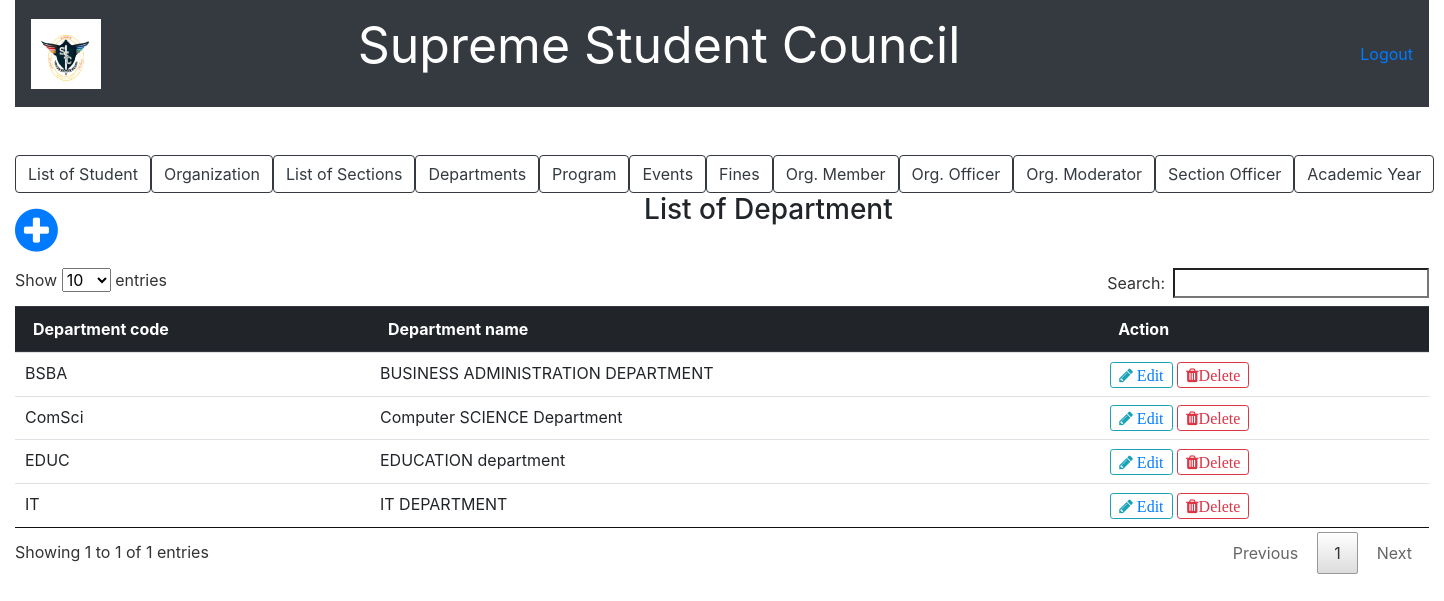
Before: /list_of_department.php with the older database file.
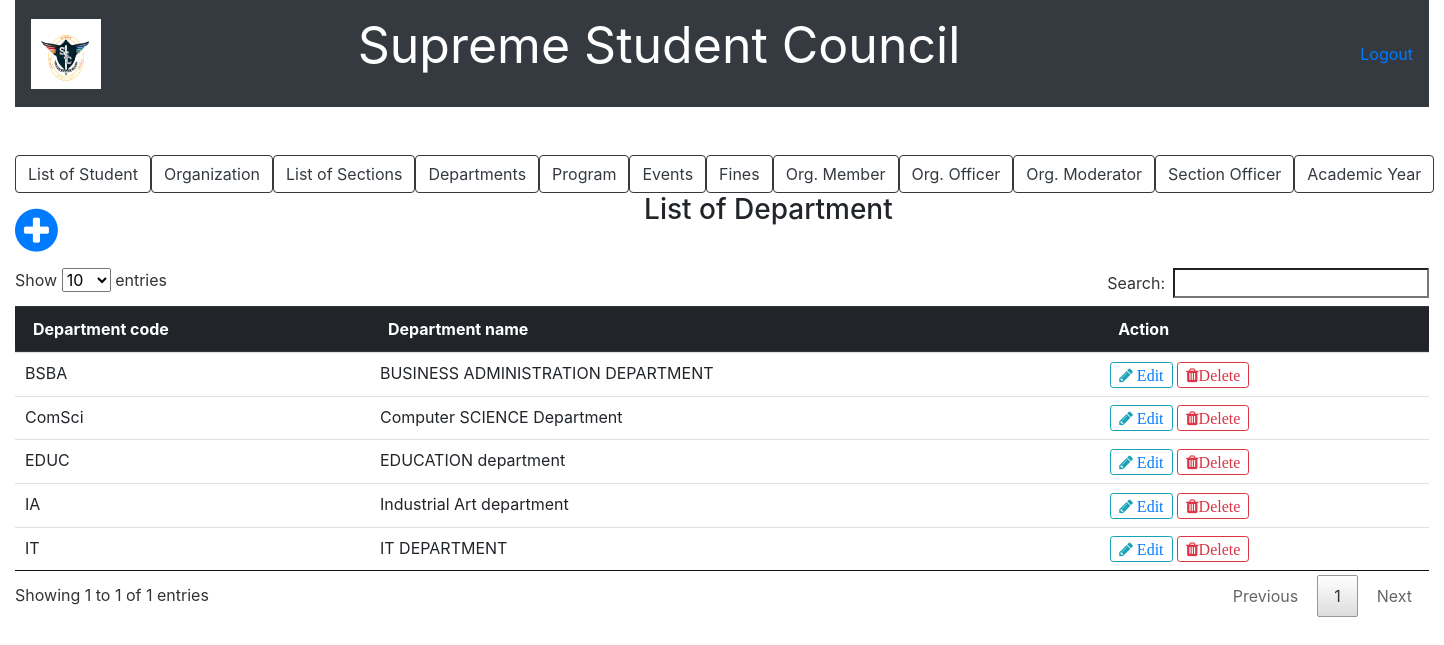
After: the same page with the newer database file.
### tables this page shows
CREATE TABLE `department` (
  `department_code` char(10) NOT NULL,
  `department_name` varchar(50) NOT NULL
);

### list_of_department.php (the view, shortened to what this page needs)
<?php include('server.php'); ?>
<!DOCTYPE html>
<html>
<head>
		<link rel="stylesheet" href="bootstrap/css/bootstrap.min.css">
		<link rel = "stylesheet" href = "font-awesome-4.7.0/font-awesome-4.7.0/css/font-awesome.min.css">
		<link href = "css/style.css" rel = "stylesheet" type = "text/css" >
		<link href = "css/jquery.dataTables.min.css" rel = "stylesheet" type = "text/css" >
</head>
<body>
	<div class="container-fluid">
		<nav class="navbar navbar-expand-lg navbar-dark bg-dark">
		   <a href = "index.php"><img src = "picture/ssc.PNG" style=" height:70px; width:70px;"></a>
		  <div class="collapse navbar-collapse" id="navbarTogglerDemo03">
		    	<center><p style="color:white; font-size: 50px; margin-right: 400px;">Supreme Student Council</p></center>
		    	<a href="logout.php">Logout</a>
		  </div>
		</nav>
	</div>
	<br /><br />
	<div class="container-fluid">
				<div class="btn-group btn-group-lg" role="group"">
					<a href = "list_of_student.php"><button type="button" class="btn btn-outline-dark">List of Student</button></a>
					<a href ="list_of_organization.php"><button type="button" class="btn btn-outline-dark">Organization</button></a>
					<a href ="list_of_section.php"><button type="button" class="btn btn-outline-dark">List of Sections</button></a>
					<a href ="list_of_department.php"><button type="button" class="btn btn-outline-dark">Departments</button>
					<a href ="list_of_program.php"><button type="button" class="btn btn-outline-dark">Program</button></a>
					<a href ="list_of_event.php"><button type="button" class="btn btn-outline-dark">Events</button></a>
					<a href ="fines.php"><button type="button" class="btn btn-outline-dark">Fines</button></a>
					<a href ="list_of_organization_member.php"><button type="button" class="btn btn-outline-dark">Org. Member</button></a>
					<a href ="list_of_organization_officer.php"><button type="button" class="btn btn-outline-dark">Org. Officer</button></a>
					<a href ="list_of_organization_moderator.php"><button type="button" class="btn btn-outline-dark">Org. Moderator</button></a>
					<a href ="list_of_section_officer.php"><button type="button" class="btn btn-outline-dark">Section Officer</button></a>
					<a href ="list_of_acad_year.php"><button type="button" class="btn btn-outline-dark">Academic Year</button></a>
				</div>
				<a href = "add_new_department.php"><span style="float: left; font-size: 50px; margin-right: 50px;"><i class="fa fa-plus-circle" font-size = "50px"></i></span></a>
				<center><h3>List of Department</h3></center><br />
				<?php $results = mysqli_query($db, "SELECT * FROM department"); ?>
				<table class="table table-primary" id = "myTable">
				  <thead class="thead-dark">
				    <tr>
				      <th scope="col">Department code</th>
				      <th scope="col">Department name</th>
				      <th scope="col">Action</th>
				    </tr>
				  </thead>
				  <?php while ($row = mysqli_fetch_array($results)){ ?>
				  <tbody>
				    <tr>
				      <td><?php echo $row['department_code']?></td>
				      <td><?php echo $row['department_name']?></td>
				      <td>
							<button type="button" class="btn btn-outline-info btn-sm fa fa-pencil"><a href="update_department.php?edit_1=<?php echo $row['department_code']; ?>"> Edit </a></button>
							<button type="button" class="btn btn-outline-danger btn-sm fa fa-trash" data-toggle="modal" data-target="#exampleModal">Delete</button>
					</td>
				    </tr>
				  </tbody>
				  <?php
  				  } ?>
				</table>
	</div>
</body>
</html>

Changed rows visible on the page:
added department: department_code "IA", department_name "Industrial Art department"
